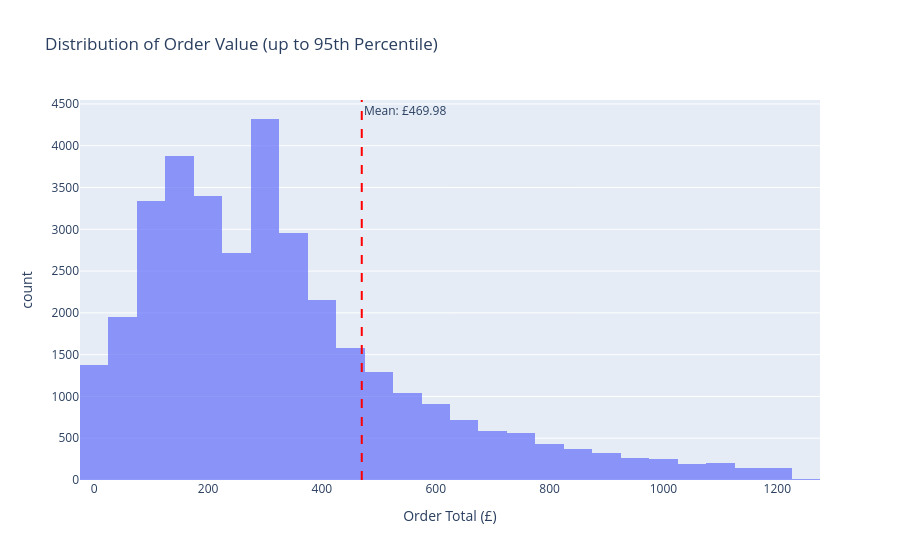

Source (notebook cell):
### Markdown cell above
## 3. Average Order Value (AOV) Distribution
Understanding basket size and upsell opportunities.

### Code cell
# Standardize invoice column name if necessary
inv_col = 'Invoice' if 'Invoice' in df.columns else 'InvoiceNo'
aov_data = df.groupby(inv_col)['Revenue'].sum().reset_index()

# Removing outliers for better visualization (99th percentile)
upper_limit = aov_data['Revenue'].quantile(0.95)
aov_filtered = aov_data[aov_data['Revenue'] <= upper_limit]

fig = px.histogram(
    aov_filtered, 
    x='Revenue', 
    nbins=50, 
    title='Distribution of Order Value (up to 95th Percentile)',
    labels={'Revenue': 'Order Total (£)'},
    opacity=0.7
)
fig.add_vline(x=aov_data['Revenue'].mean(), line_dash="dash", line_color="red", 
              annotation_text=f"Mean: £{aov_data['Revenue'].mean():.2f}")
fig.show()

### Figure 1 — Plotly figure (JSON) as saved in the notebook; plotly's stock layout.template omitted (floating-point values rounded to 4 significant figures; data arrays with more than 128 entries replaced by an {"elided": "..."} marker saying what was removed)
{"data": [{"bingroup": "x", "hovertemplate": "Order Total (£)=%{x}<br>count=%{y}<extra></extra>", "legendgroup": "", "marker": {"color": "#636efa", "opacity": 0.7, "pattern": {"shape": ""}}, "name": "", "nbinsx": 50, "orientation": "v", "showlegend": false, "type": "histogram", "x": {"elided": "35120 float values"}, "xaxis": "x", "yaxis": "y"}], "layout": {"annotations": [{"showarrow": false, "text": "Mean: £469.98", "x": 470.0, "xanchor": "left", "xref": "x", "y": 1, "yanchor": "top", "yref": "y domain"}], "barmode": "relative", "legend": {"tracegroupgap": 0}, "shapes": [{"line": {"color": "red", "dash": "dash"}, "type": "line", "x0": 470.0, "x1": 470.0, "xref": "x", "y0": 0, "y1": 1, "yref": "y domain"}], "title": {"text": "Distribution of Order Value (up to 95th Percentile)"}, "xaxis": {"anchor": "y", "domain": [0, 1], "title": {"text": "Order Total (£)"}}, "yaxis": {"anchor": "x", "domain": [0, 1], "title": {"text": "count"}}}}
